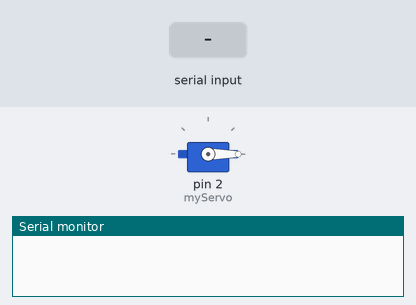
A sketch run on a simulated Arduino Uno, built with avr-gcc and run on an emulated ATmega328P. Shown: servo, the last lines printed to the serial monitor. The inputs (shaded band) are chosen by the test bench.

Above: at 1.2 s.
1.3 s: "o" received over Serial
At 2.4 s:
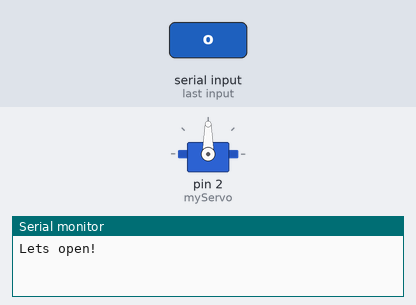
Timing chart, 0 to 7.8 s (numbered marks = the images above; inputs shaded):
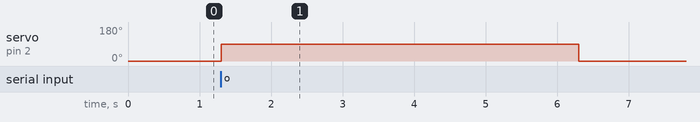

The sketch:

SmileBox.ino
```cpp
#include <Servo.h>

Servo myServo;


void setup() {
  // put your setup code here, to run once:
myServo.attach(2);
Serial.begin(115200);
myServo.write(0);
}

void loop() {
  // put your main code here, to run repeatedly:
if(Serial.available())
  {
    int value = Serial.read();
    if(value == 'o'){
      Serial.println("Lets open!" );
      myServo.write(90);
      delay(5000);
      myServo.write(0);
    }
     else if (value == 'c'){
      Serial.println("Lets Close");
      myServo.write(0);
      delay(500);
      }
    }


}
```

Measured:
- after the input at 1.3 s, servo on pin 2 (myServo): 0° → 90° at once, → 0° 5.0 s later
